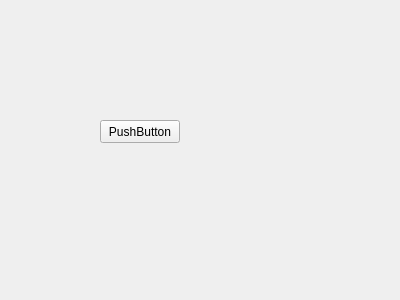
<?xml version="1.0" encoding="UTF-8"?>
<ui version="4.0">
 <class>Widget</class>
 <widget class="QWidget" name="Widget">
  <property name="geometry">
   <rect>
    <x>0</x>
    <y>0</y>
    <width>400</width>
    <height>300</height>
   </rect>
  </property>
  <property name="windowTitle">
   <string>Widget</string>
  </property>
  <widget class="QPushButton" name="pushButton">
   <property name="geometry">
    <rect>
     <x>100</x>
     <y>120</y>
     <width>80</width>
     <height>23</height>
    </rect>
   </property>
   <property name="text">
    <string>PushButton</string>
   </property>
  </widget>
 </widget>
 <layoutdefault spacing="6" margin="11"/>
 <resources/>
 <connections/>
</ui>
